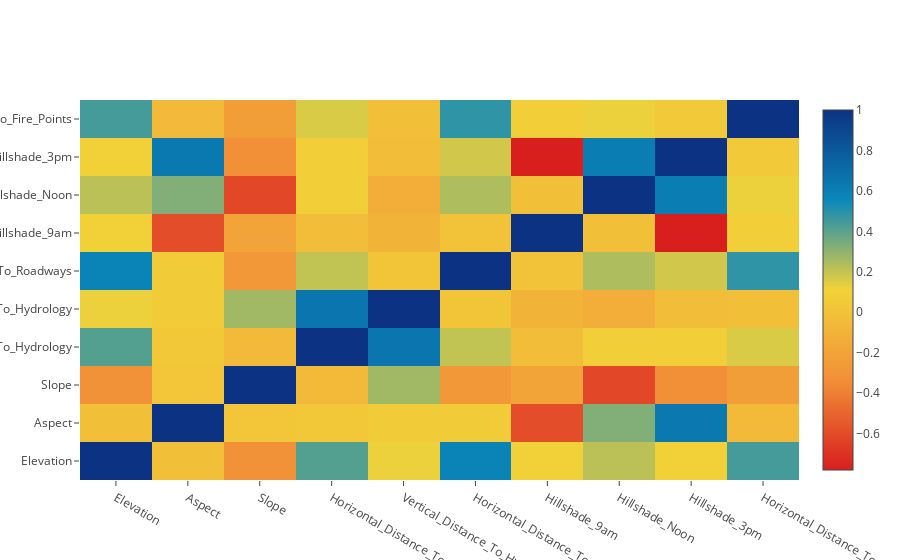

This figure's notebook cell:
### Code cell
import plotly.graph_objs as go
import plotly.offline as py
py.init_notebook_mode(connected=True)
data = [
    go.Heatmap(
        z= data_corr.values ,
        x= train_data.columns.values,
        y= train_data.columns.values,
          colorscale='Portland',
            showscale=True,
            reversescale = True
    )
]
py.iplot(data, filename='labelled-heatmap')

### Figure 1 — Plotly figure (JSON) as saved in the notebook; plotly's stock layout.template omitted (floating-point values rounded to 4 significant figures)
{"data": [{"colorscale": "Portland", "reversescale": true, "showscale": true, "type": "heatmap", "x": ["Elevation", "Aspect", "Slope", "Horizontal_Distance_To_Hydrology", "Vertical_Distance_To_Hydrology", "Horizontal_Distance_To_Roadways", "Hillshade_9am", "Hillshade_Noon", "Hillshade_3pm", "Horizontal_Distance_To_Fire_Points"], "y": ["Elevation", "Aspect", "Slope", "Horizontal_Distance_To_Hydrology", "Vertical_Distance_To_Hydrology", "Horizontal_Distance_To_Roadways", "Hillshade_9am", "Hillshade_Noon", "Hillshade_3pm", "Horizontal_Distance_To_Fire_Points"], "z": [[1, -0.0111, -0.3126, 0.4127, 0.1221, 0.5787, 0.0979, 0.2158, 0.08952, 0.4436], [-0.0111, 1, 0.02815, 0.04073, 0.05641, 0.06618, -0.594, 0.3249, 0.635, -0.05217], [-0.3126, 0.02815, 1, -0.05598, 0.2653, -0.277, -0.2001, -0.6126, -0.3269, -0.2395], [0.4127, 0.04073, -0.05598, 1, 0.6521, 0.2034, -0.0338, 0.08005, 0.08083, 0.1588], [0.1221, 0.05641, 0.2653, 0.6521, 1, 0.01155, -0.09593, -0.1329, -0.03556, -0.01505], [0.5787, 0.06618, -0.277, 0.2034, 0.01155, 1, -0.003398, 0.2407, 0.1739, 0.4864], [0.0979, -0.594, -0.2001, -0.0338, -0.09593, -0.003398, 1, -0.01371, -0.78, 0.07814], [0.2158, 0.3249, -0.6126, 0.08005, -0.1329, 0.2407, -0.01371, 1, 0.6145, 0.1221], [0.08952, 0.635, -0.3269, 0.08083, -0.03556, 0.1739, -0.78, 0.6145, 1, 0.04316], [0.4436, -0.05217, -0.2395, 0.1588, -0.01505, 0.4864, 0.07814, 0.1221, 0.04316, 1]]}], "layout": {}}
